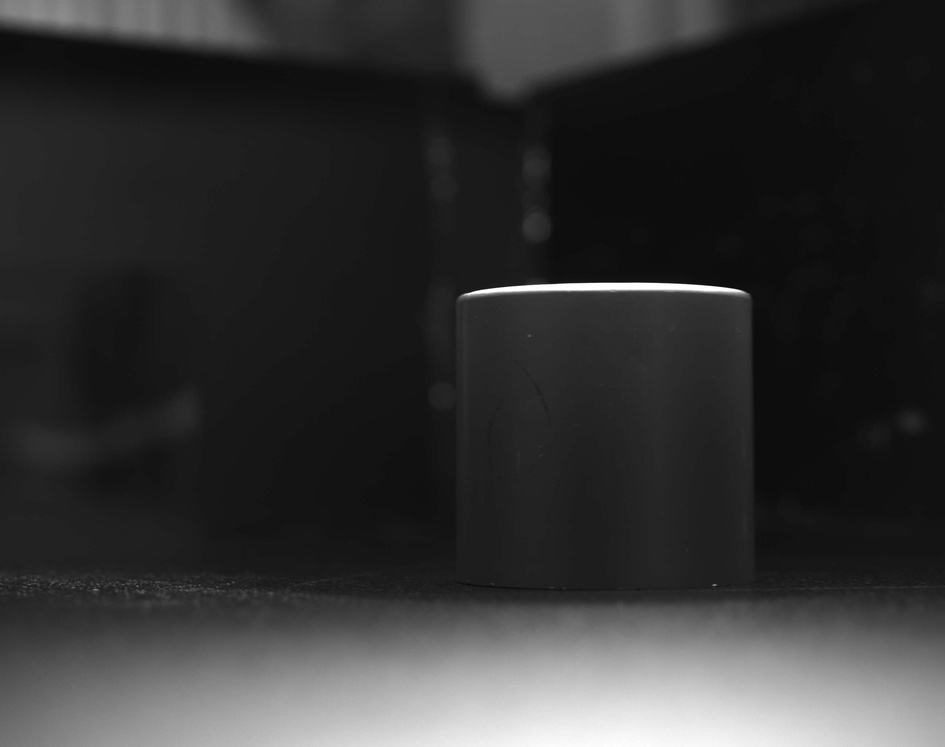
#> input picture opencv/image/test1.jpg, 945 x 747 px, shrunk from 2592 x 2048 before the run
$ python hist2.py
#> lines starting #> are read from the running program, lines starting #| are printed output that depends on the picture
import cv2 as cv
import numpy as np
import matplotlib
matplotlib.use('tkagg')

import matplotlib.pyplot as plt

img=cv.imread('./image/test1.jpg',0)
#> img is the input picture: shape (747, 945); min 2, max 255, mean 51.3
#equ=cv.equalizeHist(img)
#res=np.hstack((img,equ))

clahe=cv.createCLAHE(clipLimit=2.0,tileGridSize=(8,8))
res=clahe.apply(img)
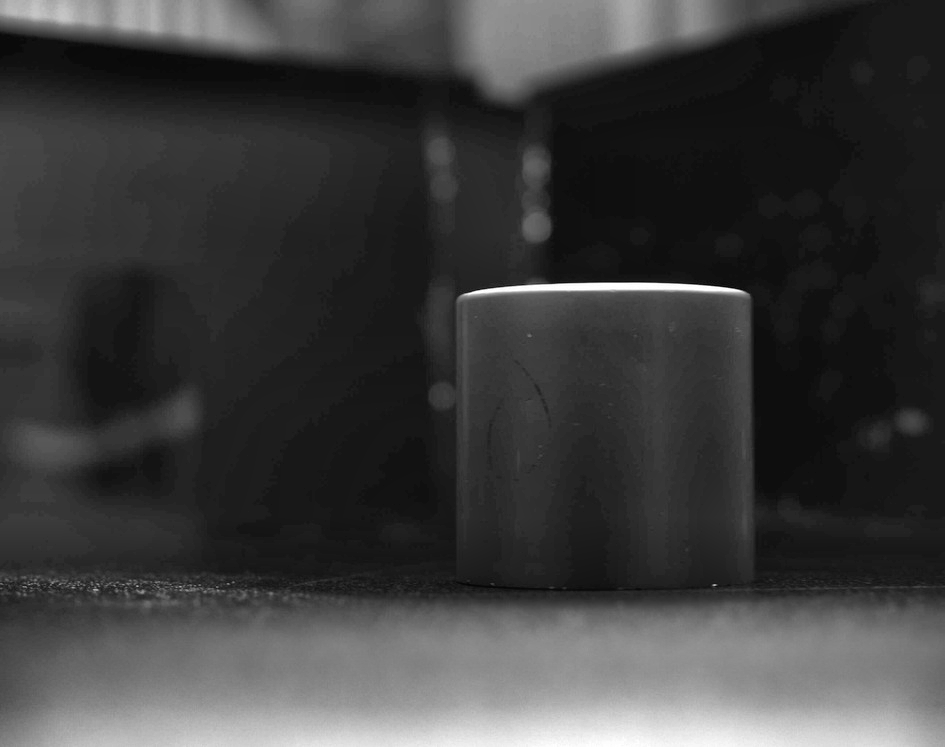
#> res: shape (747, 945); min 2, max 255, mean 60.6

plt.subplot(1,2,1),plt.imshow(img,'gray')
plt.subplot(1,2,2),plt.imshow(res,'gray')

plt.show()
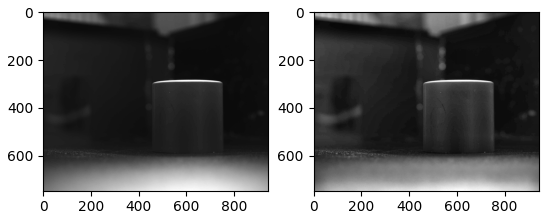
#> figure drawn by matplotlib, 2 panels


'''
img=cv.imread('./image/lena.jpg',0)
#img=cv.imread('./image/lena.jpg',1)
#  1  read rgb   0--> read gray

mask=np.zeros(img.shape[:2],np.uint8)
mask[100:300,100:400]=255
maskimg=cv.bitwise_and(img,img,mask=mask)

hist_full=cv.calcHist([img],[0],None,[256],[0,256])
hist_mask=cv.calcHist([img],[0],mask,[256],[0,256])

plt.subplot(2,2,1),plt.imshow(img,'gray')
plt.subplot(2,2,2),plt.imshow(mask,'gray')
plt.subplot(2,2,3),plt.imshow(maskimg,'gray')
plt.subplot(2,2,4),plt.plot(hist_full),plt.plot(hist_mask)
plt.xlim([0,256])
plt.show()
'''
